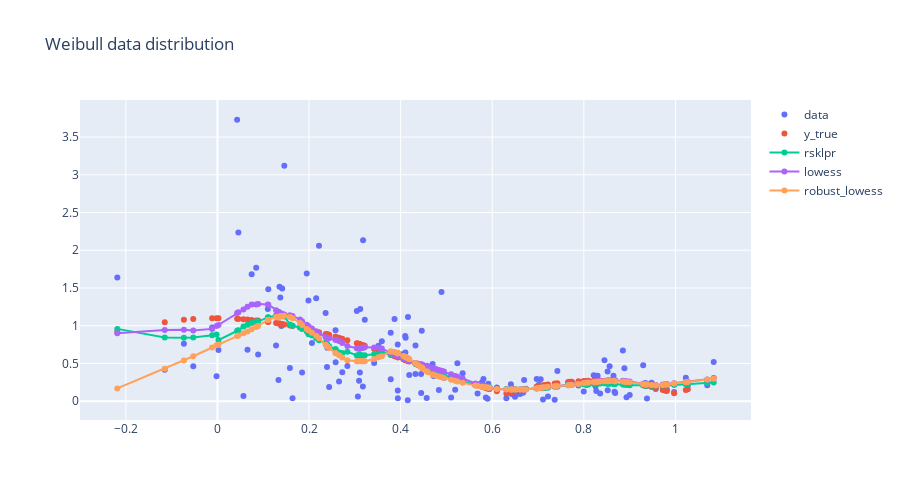
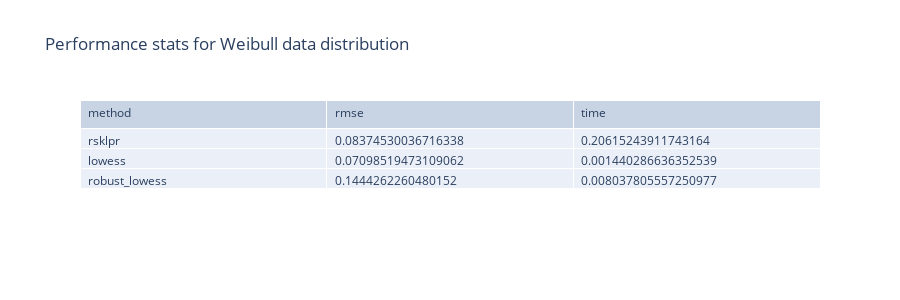

The notebook cell saved with these charts, in order:
### Code cell
x, y, y_true = benchmark_curve_weibull(num_points=150)
fraction_neighbours = 0.2

size_neighborhood = {
    "rsklpr": int(fraction_neighbours * x.shape[0]),
    "lowess": int(fraction_neighbours * x.shape[0]),
    "robust_lowess": int(fraction_neighbours * x.shape[0]),
}

result, stats = benchmark_data(
    x=x,
    y=y,
    y_true=y_true,
    k2="conden",
    size_neighborhood=size_neighborhood,
    num_points=x.shape[0],
    bw1="normal_reference",
    bw2="normal_reference",
    methods=list(size_neighborhood.keys()),
)

clear_output()
plot_results(x=x, y=y, y_true=y_true, estimates=result, title="Weibull data distribution")
plot_stats(stats=stats, title="Weibull data distribution")

### Figure 1 — Plotly figure (JSON) as saved in the notebook; plotly's stock layout.template omitted (floating-point values rounded to 4 significant figures; data arrays with more than 128 entries replaced by an {"elided": "..."} marker saying what was removed)
{"data": [{"mode": "markers", "name": "data", "x": {"elided": "150 float values"}, "y": {"elided": "150 float values"}, "type": "scatter"}, {"mode": "markers", "name": "y_true", "x": {"elided": "150 float values"}, "y": {"elided": "150 float values"}, "type": "scatter"}, {"mode": "lines+markers", "name": "rsklpr", "x": {"elided": "150 float values"}, "y": {"elided": "150 float values"}, "type": "scatter"}, {"mode": "lines+markers", "name": "lowess", "x": {"elided": "150 float values"}, "y": {"elided": "150 float values"}, "type": "scatter"}, {"mode": "lines+markers", "name": "robust_lowess", "x": {"elided": "150 float values"}, "y": {"elided": "150 float values"}, "type": "scatter"}], "layout": {"autosize": true, "height": 500, "title": {"text": "Weibull data distribution"}}}

### Figure 2 — Plotly figure (JSON) as saved in the notebook; plotly's stock layout.template omitted (floating-point values rounded to 4 significant figures)
{"data": [{"cells": {"align": "left", "values": [["rsklpr", "lowess", "robust_lowess"], [0.08375, 0.07099, 0.1444], [0.2062, 0.00144, 0.008038]]}, "header": {"align": "left", "values": ["method", "rmse", "time"]}, "type": "table"}], "layout": {"autosize": true, "height": 300, "title": {"text": "Performance stats for Weibull data distribution"}}}
